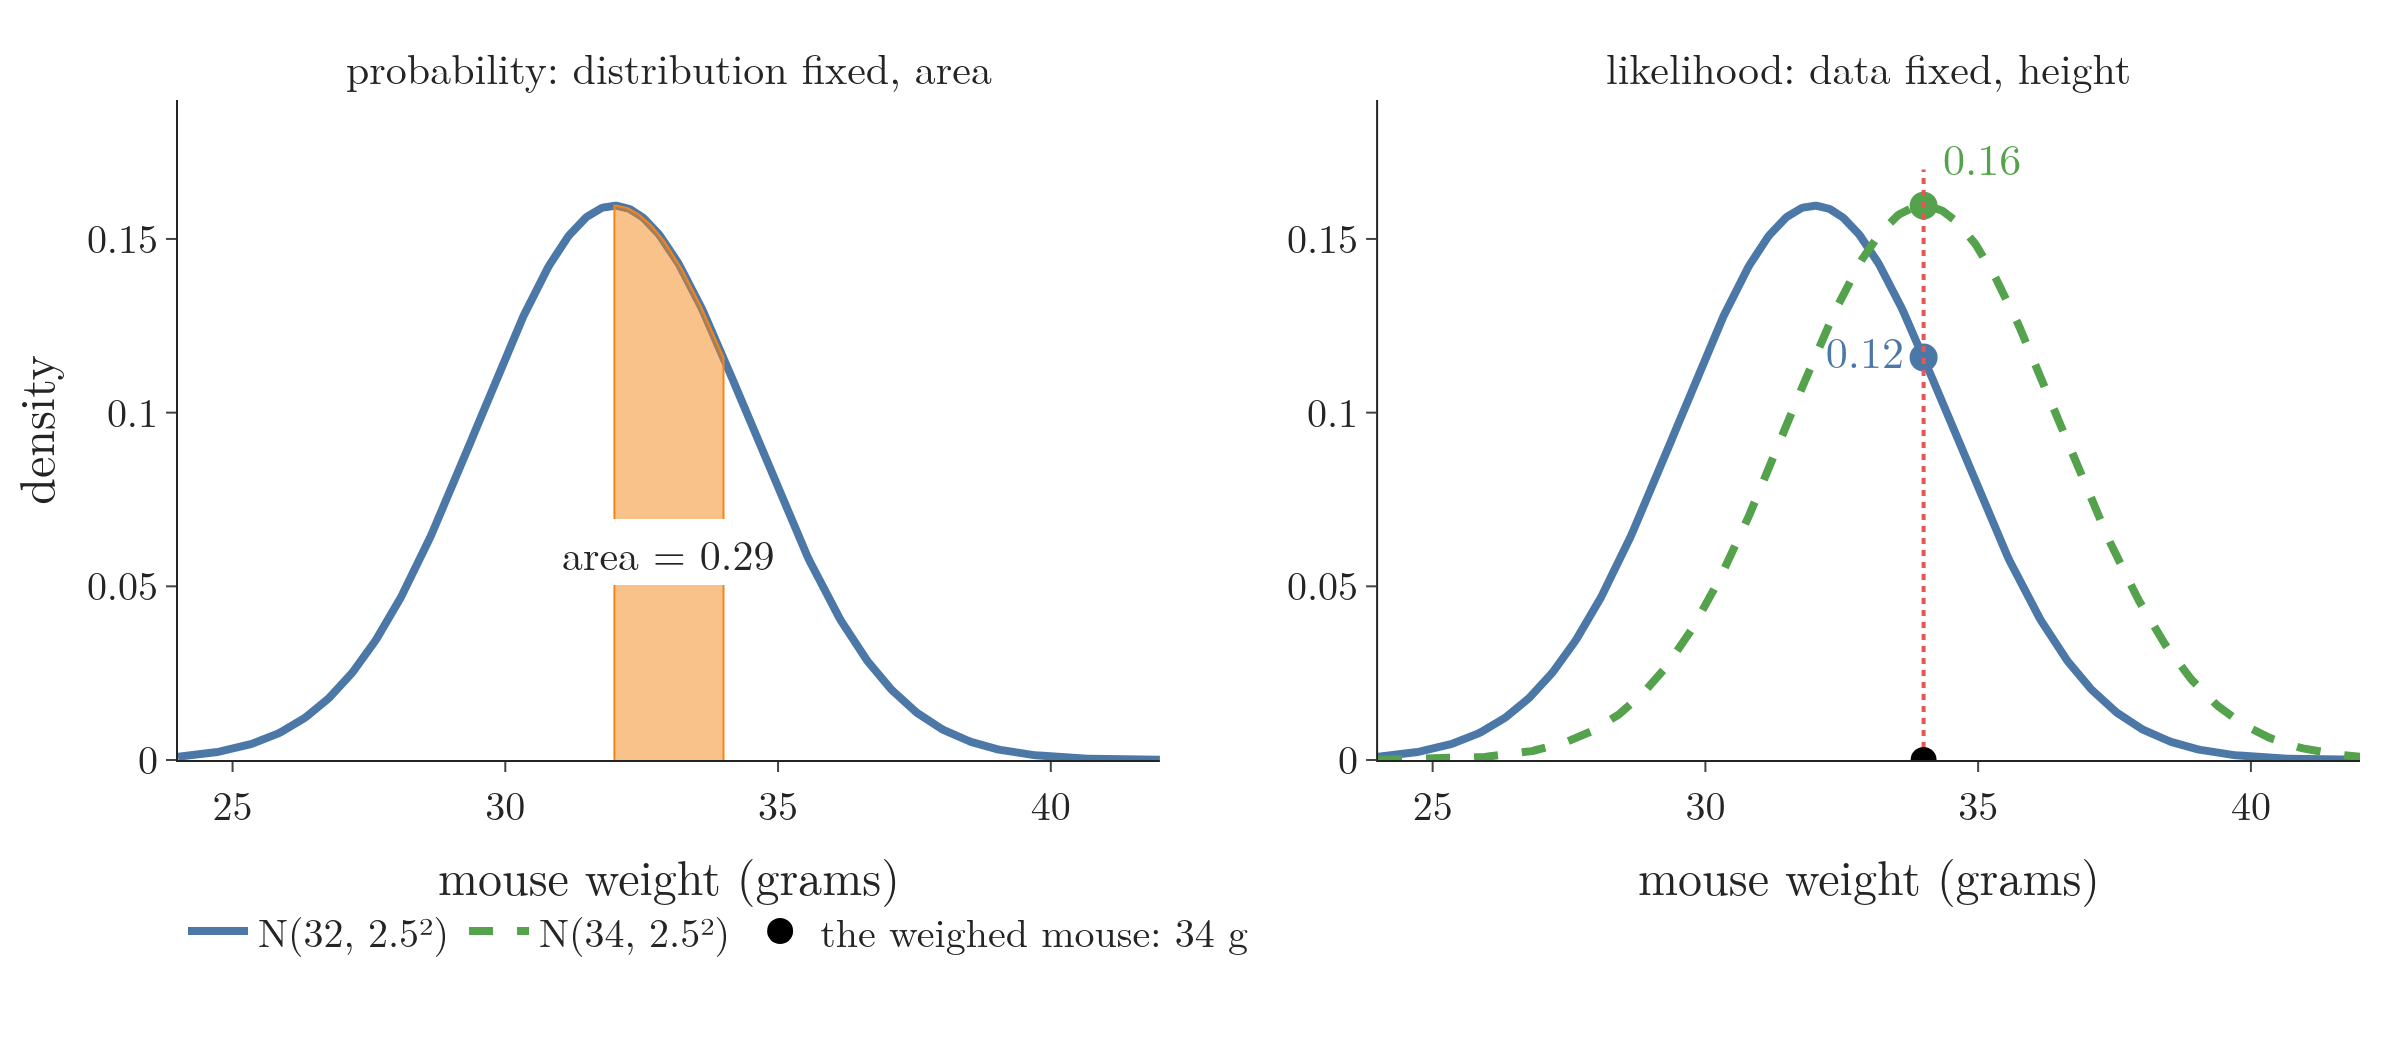

This figure's Python source:
"""Probability is an area, likelihood is a height (StatQuest's mouse weights). Left: the distribution N(32, 2.5^2) is
fixed and the probability that a mouse weighs 32 to 34 grams is the shaded area, 0.29. Right: the weight 34 grams is
fixed and the likelihood of a distribution is its height above 34: 0.12 for mean 32, 0.16 for mean 34."""
from pathlib import Path

import numpy as np
import plotly.graph_objects as go
from plotly.subplots import make_subplots
from scipy import stats

HERE = Path(__file__).parent
BLUE, ORANGE, GREEN, RED, GREY = "#4C78A8", "#F58518", "#54A24B", "#E45756", "#6B6B6B"
FONT = dict(family="Latin Modern Roman", size=20)
d32, d34 = stats.norm(32, 2.5), stats.norm(34, 2.5)
area = d32.cdf(34) - d32.cdf(32)
assert abs(area - 0.29) < 0.005 and abs(d32.pdf(34) - 0.12) < 0.005 and abs(d34.pdf(34) - 0.16) < 0.005

x = np.linspace(24, 42, 500)
fig = make_subplots(rows=1, cols=2, horizontal_spacing=0.1,
                    subplot_titles=("probability: distribution fixed, area", "likelihood: data fixed, height"))
fig.add_trace(go.Scatter(x=x, y=d32.pdf(x), mode="lines", line=dict(color=BLUE, width=4), name="N(32, 2.5²)"), 1, 1)
xs = np.linspace(32, 34, 100)
fig.add_trace(go.Scatter(x=np.r_[32, xs, 34], y=np.r_[0, d32.pdf(xs), 0], fill="toself", mode="lines",
                         line=dict(color=ORANGE, width=1), fillcolor="rgba(245,133,24,0.5)", showlegend=False), 1, 1)
fig.add_annotation(x=33, y=0.06, text=f"area = {area:.2f}", showarrow=False, bgcolor="white", row=1, col=1)
fig.add_trace(go.Scatter(x=x, y=d32.pdf(x), mode="lines", line=dict(color=BLUE, width=4), showlegend=False), 1, 2)
fig.add_trace(go.Scatter(x=x, y=d34.pdf(x), mode="lines", line=dict(color=GREEN, width=4, dash="dash"),
                         name="N(34, 2.5²)"), 1, 2)
for d, c, txt, pos in ((d32, BLUE, "0.12", "middle left"), (d34, GREEN, "0.16", "top right")):
    fig.add_trace(go.Scatter(x=[34], y=[d.pdf(34)], mode="markers+text", marker=dict(size=14, color=c),
                             text=[txt], textposition=pos, textfont=dict(color=c, size=22), showlegend=False), 1, 2)
fig.add_trace(go.Scatter(x=[34, 34], y=[0, 0.17], mode="lines", line=dict(color=RED, width=2, dash="dot"),
                         showlegend=False), 1, 2)
fig.add_trace(go.Scatter(x=[34], y=[0], mode="markers", marker=dict(size=13, color="black"),
                         name="the weighed mouse: 34 g"), 1, 2)
for c in (1, 2):
    fig.update_xaxes(title_text="mouse weight (grams)", row=1, col=c)
    fig.update_yaxes(range=[0, 0.19], row=1, col=c)
fig.update_yaxes(title_text="density", row=1, col=1)
fig.update_layout(template="simple_white", width=1200, height=520, font=FONT,
                  legend=dict(orientation="h", x=0, y=-0.2), margin=dict(l=70, r=20, t=50, b=140))
fig.update_annotations(font_size=21)
fig.write_image(HERE / "area_vs_height.png", scale=2)
fig.write_image(HERE / "area_vs_height.pdf")
